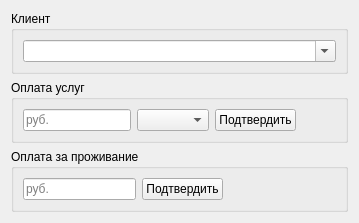
         <widget class="QWidget" name="tab_8">
          <attribute name="icon">
           <iconset resource="src.qrc">
            <normaloff>:/icon/card.png</normaloff>:/icon/card.png</iconset>
          </attribute>
          <attribute name="title">
           <string>Оплата</string>
          </attribute>
          <layout class="QVBoxLayout" name="verticalLayout_16">
           <item>
            <widget class="QGroupBox" name="groupBox_7">
             <property name="title">
              <string>Клиент</string>
             </property>
             <layout class="QVBoxLayout" name="verticalLayout_17">
              <item>
               <widget class="QComboBox" name="clientCombo_2">
                <property name="editable">
                 <bool>true</bool>
                </property>
               </widget>
              </item>
             </layout>
            </widget>
           </item>
           <item>
            <widget class="QGroupBox" name="groupBox_5">
             <property name="title">
              <string>Оплата услуг</string>
             </property>
             <layout class="QVBoxLayout" name="verticalLayout_15">
              <item>
               <layout class="QHBoxLayout" name="horizontalLayout_14">
                <item>
                 <widget class="QLineEdit" name="servPriceEdit">
                  <property name="placeholderText">
                   <string>руб.</string>
                  </property>
                 </widget>
                </item>
                <item>
                 <widget class="QComboBox" name="servCombo"/>
                </item>
                <item>
                 <widget class="QPushButton" name="serviceAccept">
                  <property name="text">
                   <string>Подтвердить</string>
                  </property>
                  <property name="icon">
                   <iconset resource="src.qrc">
                    <normaloff>:/icon/v.png</normaloff>:/icon/v.png</iconset>
                  </property>
                 </widget>
                </item>
                <item>
                 <spacer name="horizontalSpacer_7">
                  <property name="orientation">
                   <enum>Qt::Horizontal</enum>
                  </property>
                  <property name="sizeHint" stdset="0">
                   <size>
                    <width>40</width>
                    <height>20</height>
                   </size>
                  </property>
                 </spacer>
                </item>
               </layout>
              </item>
             </layout>
            </widget>
           </item>
           <item>
            <widget class="QGroupBox" name="groupBox_6">
             <property name="title">
              <string>Оплата за проживание</string>
             </property>
             <layout class="QVBoxLayout" name="verticalLayout_14">
              <item>
               <layout class="QHBoxLayout" name="horizontalLayout_15">
                <item>
                 <widget class="QLineEdit" name="totalPayEdit">
                  <property name="placeholderText">
                   <string>руб.</string>
                  </property>
                 </widget>
                </item>
                <item>
                 <widget class="QPushButton" name="pushButton_2">
                  <property name="text">
                   <string>Подтвердить</string>
                  </property>
                  <property name="icon">
                   <iconset resource="src.qrc">
                    <normaloff>:/icon/v.png</normaloff>:/icon/v.png</iconset>
                  </property>
                 </widget>
                </item>
                <item>
                 <spacer name="horizontalSpacer_6">
                  <property name="orientation">
                   <enum>Qt::Horizontal</enum>
                  </property>
                  <property name="sizeHint" stdset="0">
                   <size>
                    <width>40</width>
                    <height>20</height>
                   </size>
                  </property>
                 </spacer>
                </item>
               </layout>
              </item>
             </layout>
            </widget>
           </item>
          </layout>
         </widget>
